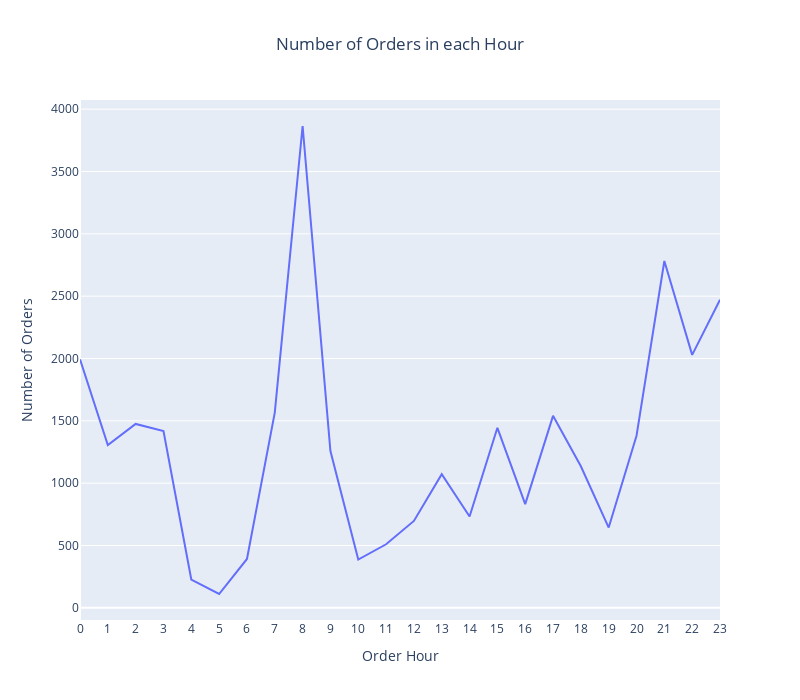

The notebook cell this image was saved under:
### Code cell
# Group by order_hour and count the number of orders
df_2 = df.groupby('order_hour').agg({'order_gk':'count'}).reset_index()
# Plot the line chart to show the number of orders in each hour using plotly 
fig = px.line(df_2, x='order_hour', y='order_gk', title='Number of Orders in each Hour')
# Set the plot size and show the title for x and y axis and center the title 
fig.update_layout(width=800, height=700, xaxis_title='Order Hour', yaxis_title='Number of Orders', title_x=0.5)
# Show all the hours on x axis and dont show the grid lines
fig.update_xaxes(tick0=0, dtick=1, showgrid=False)
fig.show()

### Figure 1 — Plotly figure (JSON) as saved in the notebook; plotly's stock layout.template omitted (floating-point values rounded to 4 significant figures)
{"data": [{"hovertemplate": "order_hour=%{x}<br>order_gk=%{y}<extra></extra>", "legendgroup": "", "line": {"color": "#636efa", "dash": "solid"}, "marker": {"symbol": "circle"}, "mode": "lines", "name": "", "orientation": "v", "showlegend": false, "type": "scatter", "x": [0, 1, 2, 3, 4, 5, 6, 7, 8, 9, 10, 11, 12, 13, 14, 15, 16, 17, 18, 19, 20, 21, 22, 23], "xaxis": "x", "y": [1993, 1305, 1475, 1418, 227, 111, 392, 1566, 3865, 1258, 387, 510, 697, 1072, 733, 1444, 832, 1540, 1136, 644, 1381, 2782, 2029, 2471], "yaxis": "y"}], "layout": {"height": 700, "legend": {"tracegroupgap": 0}, "title": {"text": "Number of Orders in each Hour", "x": 0.5}, "width": 800, "xaxis": {"anchor": "y", "domain": [0, 1], "dtick": 1, "showgrid": false, "tick0": 0, "title": {"text": "Order Hour"}}, "yaxis": {"anchor": "x", "domain": [0, 1], "title": {"text": "Number of Orders"}}}}
